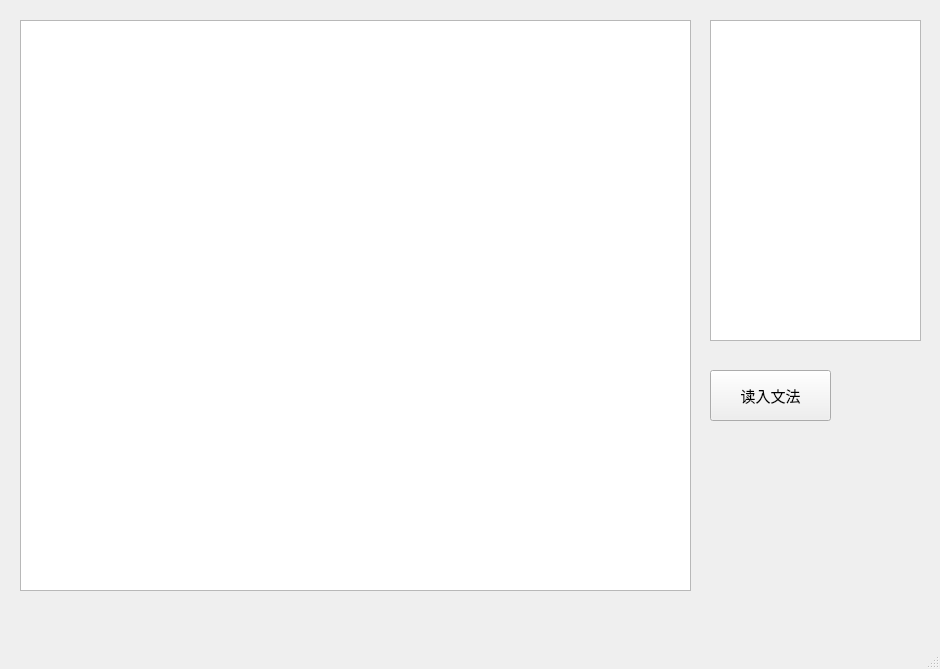
<?xml version="1.0" encoding="UTF-8"?>
<ui version="4.0">
 <class>MainWindow</class>
 <widget class="QMainWindow" name="MainWindow">
  <property name="geometry">
   <rect>
    <x>0</x>
    <y>0</y>
    <width>940</width>
    <height>669</height>
   </rect>
  </property>
  <property name="windowTitle">
   <string>MainWindow</string>
  </property>
  <widget class="QWidget" name="centralwidget">
   <widget class="QListWidget" name="listWidget">
    <property name="geometry">
     <rect>
      <x>710</x>
      <y>20</y>
      <width>211</width>
      <height>321</height>
     </rect>
    </property>
   </widget>
   <widget class="QTextEdit" name="textEdit">
    <property name="geometry">
     <rect>
      <x>20</x>
      <y>20</y>
      <width>671</width>
      <height>571</height>
     </rect>
    </property>
    <property name="readOnly">
     <bool>true</bool>
    </property>
   </widget>
   <widget class="QPushButton" name="pushButton">
    <property name="geometry">
     <rect>
      <x>710</x>
      <y>370</y>
      <width>121</width>
      <height>51</height>
     </rect>
    </property>
    <property name="font">
     <font>
      <pointsize>11</pointsize>
     </font>
    </property>
    <property name="text">
     <string>读入文法</string>
    </property>
   </widget>
  </widget>
  <widget class="QMenuBar" name="menubar">
   <property name="geometry">
    <rect>
     <x>0</x>
     <y>0</y>
     <width>940</width>
     <height>26</height>
    </rect>
   </property>
  </widget>
  <widget class="QStatusBar" name="statusbar"/>
 </widget>
 <resources/>
 <connections/>
</ui>
